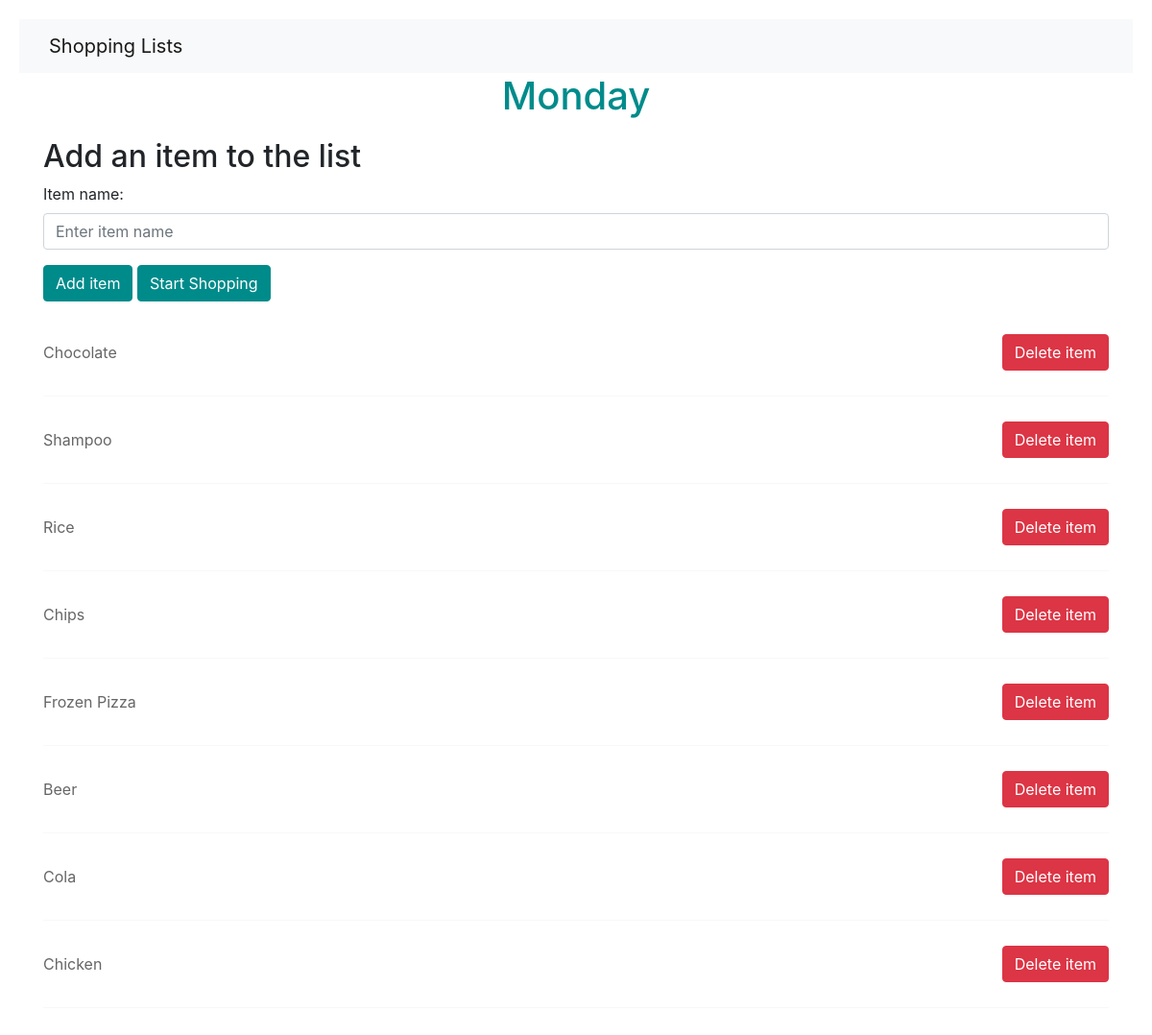
/view_list/1, run on the app's committed database.
### tables this page shows
CREATE TABLE `ShoppingList` (
  `ShoppingListId` integer PRIMARY KEY,
  `ShoppingListName` text,
    FOREIGN KEY (`ShoppingListId`) REFERENCES `ShoppingListMapping` (`ShoppingListId`)

);

CREATE TABLE `ShoppingListMapping` (
  `ListMappingID` integer PRIMARY KEY,
  `ShoppingListId` integer,
  `ProductID` integer,
    FOREIGN KEY (`ProductID`) REFERENCES `ProductList` (`ProductID`)

);

CREATE TABLE `ProductList` (
  `ProductName` text,
  `ProductID` integer PRIMARY KEY,
    FOREIGN KEY (`ProductID`) REFERENCES `Mapping` (`ProductID1`),
    FOREIGN KEY (`ProductID`) REFERENCES `Mapping` (`ProductID2`)


);

### application/app.py (the view)
@app.route('/view_list/<list_id>')
def view_list(list_id):
    list_data = db.execute("SELECT * FROM ShoppingList WHERE ShoppingListId = ?", list_id)
    if list_data:
        items = db.execute("SELECT * FROM ShoppingListMapping sm, ProductList pl WHERE sm.ShoppingListId = ? AND sm.ProductID = pl.ProductID", list_id)
        products = db.execute("SELECT * FROM ProductList")
        supermarkets = db.execute("SELECT * FROM SupermarketList")
        return render_template('list.html', list_name=list_data[0]['ShoppingListName'], list_id=list_id, items=items, products=products, supermarkets=supermarkets)
    return redirect(url_for('home'))

### application/templates/list.html (shortened to what this page needs)
{% extends "layout.html" %}
{% block body %}
<div class="container">
    <h1>{{ list_name }}</h1>
    <h2>Add an item to the list</h2>
    <form action="{{ url_for('add_item', list_id=list_id) }}" method="POST">
        <div class="form-group">
            <label for="item_name">Item name:</label>
            <input type="text" class="form-control" name="item_name" id="item_name" placeholder="Enter item name">
        </div>
        <button type="submit" class="btn btn-primary">Add item</button>
        <button type="button" class="btn btn-primary" data-bs-toggle="modal" data-bs-target="#exampleModal">
          Start Shopping
        </button>
    </form>
    <br>
    {% for item in items %}
      <div class="item" style="display: flex; justify-content: space-between; align-items: center; padding: 10px 0;">
        <p style="margin: 0;">{{ item.ProductName }}</p>
        <form action="{{ url_for('delete_item', list_id=list_id, item_id=item.id) }}" method="GET">
          <button type="submit" class="btn btn-danger">Delete item</button>
        </form>
      </div>
      <hr>
    {% endfor %}
</div>
{% endblock %}

### application/templates/layout.html (shortened to what this page needs)
<!DOCTYPE html>
<html lang="en">
    <head>
        <link href="https://cdn.jsdelivr.net/npm/bootstrap@5.3.3/dist/css/bootstrap.min.css" rel="stylesheet">
        <link rel="stylesheet" href="/static/styles.css">
        <link href="http://ajax.googleapis.com/ajax/libs/jqueryui/1.8.16/themes/ui-lightness/jquery-ui.css"
            rel="stylesheet" type="text/css" />
    </head>
    <body>
       {% include 'nav.html' %}
       {% block body %}{% endblock %}
    </body>
</html>

### application/templates/nav.html (shortened to what this page needs)
<nav class="navbar navbar-expand-lg navbar-light bg-light">
  <div class="container-fluid">
    <a class="navbar-brand" href="{{ url_for('home') }}">Shopping Lists</a>
  </div>
</nav>

### application/static/styles.css (style rules this page uses)
body { padding: 20px; }
h1 { font-size: 40px; text-align: center; color: darkcyan; margin-bottom: 20px; }
p { font-size: 16px; line-height: 1.5; color: #666; margin-bottom: 20px; }
a { color: darkcyan; text-decoration: none; }
.btn-primary { color: white; background-color: darkcyan; border-color: darkcyan; }

### data on the page
ShoppingList: ShoppingListName "Monday"
ShoppingListMapping: ProductName "Chocolate"
ShoppingListMapping: ProductName "Shampoo"
ShoppingListMapping: ProductName "Rice"
ShoppingListMapping: ProductName "Chips"
ShoppingListMapping: ProductName "Frozen Pizza"
ShoppingListMapping: ProductName "Beer"
ShoppingListMapping: ProductName "Cola"
ShoppingListMapping: ProductName "Chicken"
